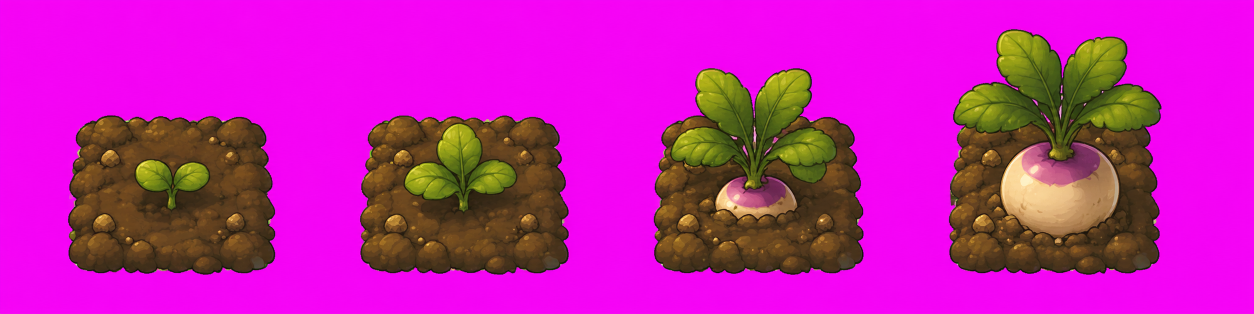
#> input picture raws/2a.png, 2508 x 627 px (shown at 1/2 size)
$ python -i extract_plants.py   (imports and definitions only)
#> lines starting #> are read from the running program, lines starting #| are printed output that depends on the picture
#!/usr/bin/env python3
"""Extract plant-only sprites from crop cells that include a soil patch.

Keeps green foliage, pale turnip bulb and purple crown pixels (plus a
dilated rim for the dark outlines); drops the brown dirt. Used until we
have purpose-generated plant-only art.

Usage:
  python3 tools/extract_plants.py raws/2a.png --grid 1x4 \
      --names plant_turnip_0,plant_turnip_1,plant_turnip_2,plant_turnip_3 \
      -o assets/sprites --size 256
"""
import argparse
import os
import sys

import numpy as np
from PIL import Image, ImageFilter

sys.path.insert(0, os.path.dirname(__file__))
from process_asset import chroma_key, trim, fit_square, hex_color


def rgb_to_hsv(arr):
    arr = arr / 255.0
    r, g, b = arr[..., 0], arr[..., 1], arr[..., 2]
    mx = arr.max(-1); mn = arr.min(-1)
    diff = mx - mn + 1e-9
    h = np.zeros_like(mx)
    m = mx == r
    h[m] = ((g - b)[m] / diff[m]) % 6
    m = mx == g
    h[m] = (b - r)[m] / diff[m] + 2
    m = mx == b
    h[m] = (r - g)[m] / diff[m] + 4
    h *= 60
    s = np.where(mx > 0, diff / (mx + 1e-9), 0)
    return h, s, mx


def plant_mask(img: Image.Image) -> Image.Image:
    a = np.asarray(img).astype(np.float64)
    alpha = a[..., 3]
    h, s, v = rgb_to_hsv(a[..., :3])
    green = (h > 45) & (h < 170) & (s > 0.18) & (v > 0.15)
    tan = (h > 15) & (h < 75) & (s > 0.12)  # dirt highlights are pale tan
    pale_bulb = (v > 0.72) & (s < 0.45) & ~tan
    purple = (h > 250) & (h < 340) & (s > 0.15) & (v > 0.3)
    mask = (green | pale_bulb | purple) & (alpha > 40)

    mask = drop_small_islands(mask, min_frac=0.002)
    m = Image.fromarray((mask * 255).astype(np.uint8))
    # close small gaps, then dilate to keep the dark outline ring
    m = m.filter(ImageFilter.MaxFilter(7)).filter(ImageFilter.MinFilter(7))
    m = m.filter(ImageFilter.MaxFilter(3))
    m = m.filter(ImageFilter.GaussianBlur(1.2))
    return m


def drop_small_islands(mask: np.ndarray, min_frac: float) -> np.ndarray:
    """Remove connected components smaller than min_frac of the image."""
    h, w = mask.shape
    min_px = int(h * w * min_frac)
    seen = np.zeros_like(mask, dtype=bool)
    out = np.zeros_like(mask, dtype=bool)
    for sy, sx in zip(*np.where(mask & ~seen)):
        if seen[sy, sx]:
            continue
        stack = [(sy, sx)]
        seen[sy, sx] = True
        comp = []
        while stack:
            y, x = stack.pop()
            comp.append((y, x))
            for ny, nx in ((y-1,x),(y+1,x),(y,x-1),(y,x+1)):
                if 0 <= ny < h and 0 <= nx < w and mask[ny, nx] and not seen[ny, nx]:
                    seen[ny, nx] = True
                    stack.append((ny, nx))
        if len(comp) >= min_px:
            for y, x in comp:
                out[y, x] = True
    return out


def main():
    p = argparse.ArgumentParser()
    p.add_argument("input")
    p.add_argument("-o", "--out", required=True)
    p.add_argument("--grid", required=True)
    p.add_argument("--names", required=True)
    p.add_argument("--key", default="FF00FF")
    p.add_argument("--size", type=int, default=256)
    args = p.parse_args()

    src = Image.open(args.input).convert("RGBA")
    key = hex_color(args.key)
    rows, cols = (int(v) for v in args.grid.lower().split("x"))
    names = args.names.split(",")
    cw, ch = src.width // cols, src.height // rows
    os.makedirs(args.out, exist_ok=True)
    for r in range(rows):
        for c in range(cols):
            cell = chroma_key(src.crop((c * cw, r * ch, (c + 1) * cw, (r + 1) * ch)), key)
            mask = plant_mask(cell)
            arr = np.asarray(cell).copy()
            arr[..., 3] = (arr[..., 3].astype(np.float64) * (np.asarray(mask) / 255.0)).astype(np.uint8)
            out = trim(Image.fromarray(arr))
            out = fit_square(out, args.size)
            path = os.path.join(args.out, names[r * cols + c] + ".png")
            out.save(path)
            print(f"wrote {path}  {out.size}")


# [2 lines not run here, left out]

>>> import cv2
>>> picture = cv2.imread('../raws/2a.png', cv2.IMREAD_GRAYSCALE)
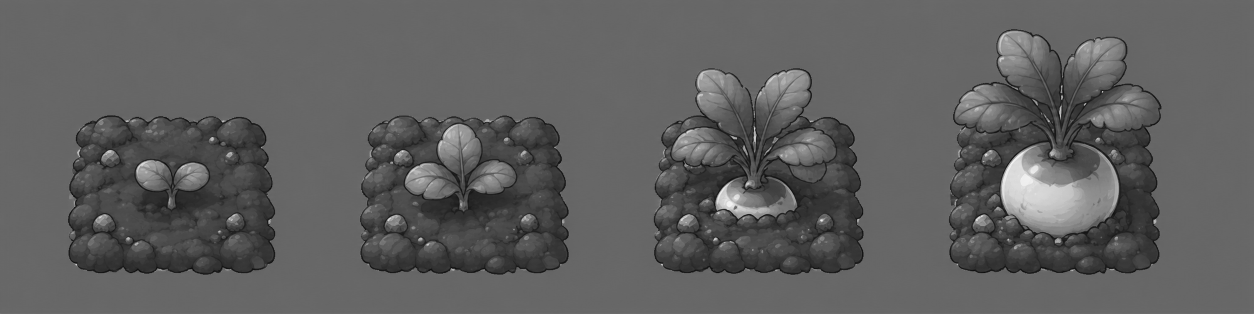
#> picture: shape (627, 2508) (shown at 1/2 size); min 3, max 248, mean 95
>>> result = plant_mask(picture)
#> in plant_mask, `alpha = a[..., 3]`: alpha = 627 values, max 108 at index 626, min 101 at index 48, mean 102.7
#> in rgb_to_hsv, `arr = arr / 255.0`: arr = 627 rows, first 8: [0.412, 0.42, 0.412], [0.404, 0.408, 0.408], [0.4, 0.408, 0.408], [0.404, 0.404, 0.408], [0.404, 0.408, 0.408], [0.4, 0.404, 0.404], [0.404, 0.408, 0.408], [0.404, 0.408, 0.408]
#> in rgb_to_hsv, `r, g, b = arr[..., 0], arr[..., 1], arr[..., 2]`: r = 627 values, max 0.459 at index 626, min 0.396 at index 16, mean 0.401; g = 627 values, max 0.427 at index 626, min 0.396 at index 48, mean 0.403; b = 627 values, max 0.427 at index 626, min 0.4 at index 16, mean 0.404
#> in rgb_to_hsv, `mx = arr.max(-1)`: mx = 627 values, max 0.459 at index 626, min 0.4 at index 16, mean 0.405
#> in rgb_to_hsv, `mn = arr.min(-1)`: mn = 627 values, max 0.427 at index 626, min 0.396 at index 16, mean 0.401
#> in rgb_to_hsv, `diff = mx - mn + 1e-9`: diff = 627 values, max 0.0314 at index 626, min 1e-09 at index 27, mean 0.00388
#> in rgb_to_hsv, `s = np.where(mx > 0, diff / (mx + 1e-9), 0)`: s = 627 values, max 0.0684 at index 626, min 2.45e-09 at index 440, mean 0.00956
#> in plant_mask, `h, s, v = rgb_to_hsv(a[..., :3])`: h = 627 values, max 270 at index 94, min 0 at index 625, mean 204.9; v has the same summary as mx in rgb_to_hsv
#> (the run stopped early here; a loop or call above may not have finished)

$ run again, on raws/1a.png
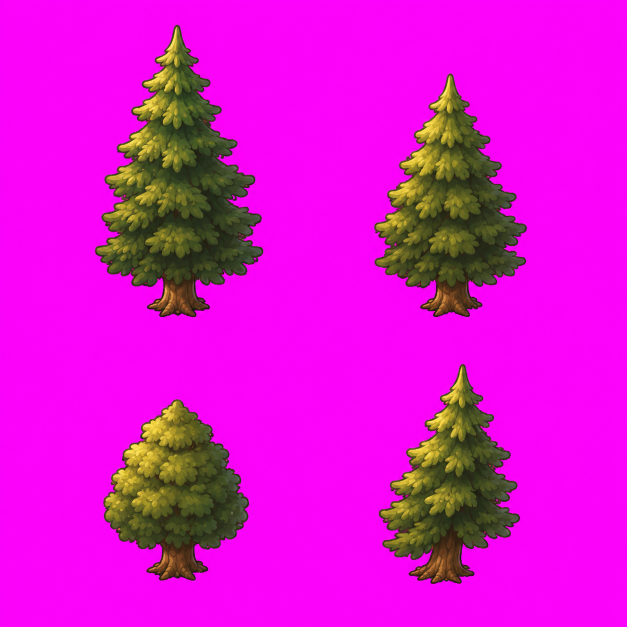
#> input picture raws/1a.png, 1254 x 1254 px (shown at 1/2 size)
#> `picture = cv2.imread('../raws/2a.png', cv2.IMREAD_GRAYSCALE)`:
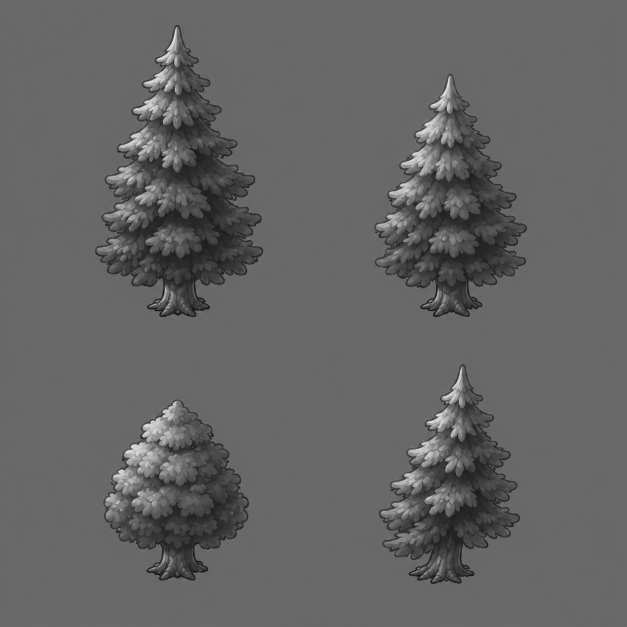
#> picture: shape (1254, 1254) (shown at 1/2 size); min 9, max 233, mean 99.9
#> alpha = 1254 values, max 110 at index 1253, min 103 at index 79, mean 104.3
#> arr = 1254 rows, first 8: [0.412, 0.42, 0.412], [0.408, 0.408, 0.408], [0.408, 0.408, 0.408], [0.404, 0.408, 0.408], [0.404, 0.408, 0.408], [0.404, 0.404, 0.408], [0.404, 0.408, 0.408], [0.408, 0.408, 0.408]
#> r = 1254 values, max 0.467 at index 1253, min 0.4 at index 40, mean 0.405; g = 1254 values, max 0.435 at index 1253, min 0.404 at index 5, mean 0.408; b = 1254 values, max 0.435 at index 1253, min 0.404 at index 40, mean 0.408
#> mx = 1254 values, max 0.467 at index 1253, min 0.404 at index 40, mean 0.409
#> mn = 1254 values, max 0.435 at index 1253, min 0.4 at index 40, mean 0.405
#> diff = 1254 values, max 0.0314 at index 1253, min 1e-09 at index 1, mean 0.00336
#> in rgb_to_hsv, `s = np.where(mx > 0, diff / (mx + 1e-9), 0)`: s = 1254 values, max 0.0672 at index 1253, min 2.43e-09 at index 58, mean 0.0082
#> in plant_mask, `h, s, v = rgb_to_hsv(a[..., :3])`: h = 1254 values, max 300 at index 243, min 0 at index 55, mean 199.7; v has the same summary as mx in rgb_to_hsv

$ run again, on raws/4a.png
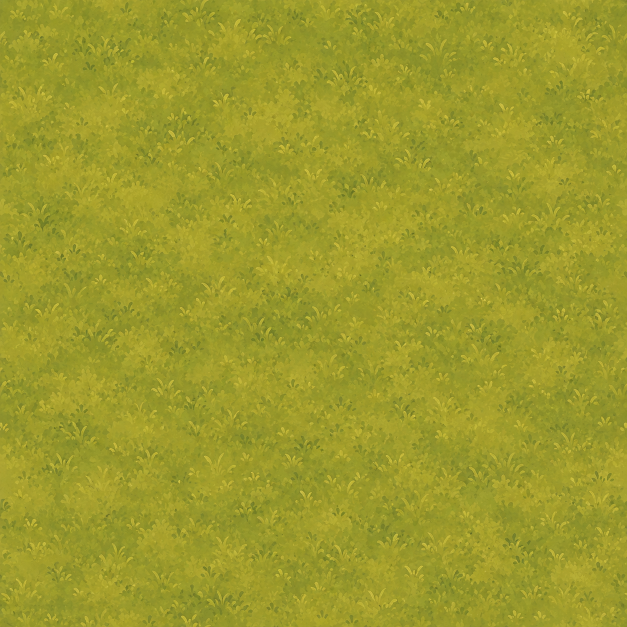
#> input picture raws/4a.png, 1254 x 1254 px (shown at 1/2 size)
#> `picture = cv2.imread('../raws/2a.png', cv2.IMREAD_GRAYSCALE)`:
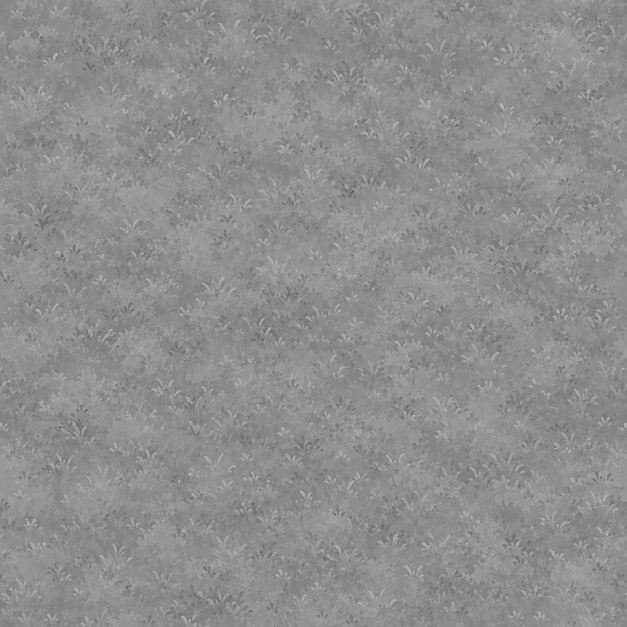
#> picture: shape (1254, 1254) (shown at 1/2 size); min 80, max 209, mean 141.9
#> alpha = 1254 values, max 182 at index 847, min 114 at index 1018, mean 142
#> arr = 1254 rows, first 8: [0.529, 0.541, 0.537], [0.537, 0.533, 0.533], [0.537, 0.537, 0.549], [0.529, 0.541, 0.541], [0.533, 0.522, 0.522], [0.533, 0.522, 0.506], [0.541, 0.541, 0.522], [0.533, 0.537, 0.533]
#> r = 1254 values, max 0.667 at index 846, min 0.439 at index 1150, mean 0.556; g = 1254 values, max 0.698 at index 846, min 0.443 at index 1150, mean 0.557; b = 1254 values, max 0.714 at index 846, min 0.443 at index 1211, mean 0.557
#> mx = 1254 values, max 0.714 at index 846, min 0.467 at index 1209, mean 0.565
#> mn = 1254 values, max 0.667 at index 846, min 0.439 at index 1150, mean 0.549
#> diff = 1254 values, max 0.184 at index 857, min 1e-09 at index 22, mean 0.0158
#> in rgb_to_hsv, `s = np.where(mx > 0, diff / (mx + 1e-9), 0)`: s = 1254 values, max 0.278 at index 857, min 1.62e-09 at index 910, mean 0.0276
#> in plant_mask, `h, s, v = rgb_to_hsv(a[..., :3])`: h = 1254 values, max 350 at index 1210, min 0 at index 1, mean 157.1; v has the same summary as mx in rgb_to_hsv

$ run again, on raws/1b.png
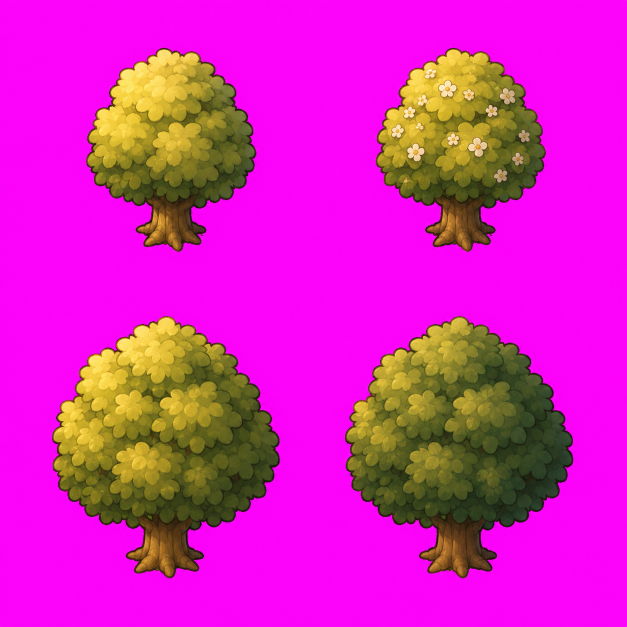
#> input picture raws/1b.png, 1254 x 1254 px (shown at 1/2 size)
#> `picture = cv2.imread('../raws/2a.png', cv2.IMREAD_GRAYSCALE)`:
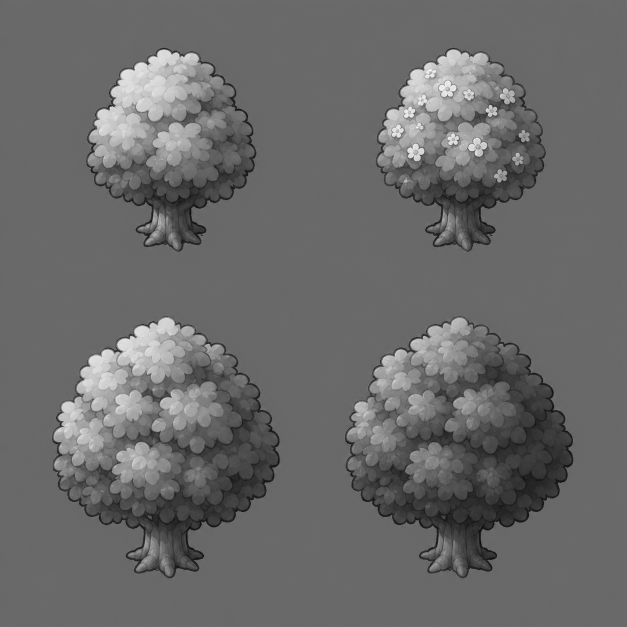
#> picture: shape (1254, 1254) (shown at 1/2 size); min 3, max 250, mean 105.6
#> alpha = 1254 values, max 111 at index 1253, min 103 at index 466, mean 104.6
#> arr = 1254 rows, first 8: [0.416, 0.42, 0.416], [0.412, 0.412, 0.412], [0.408, 0.412, 0.408], [0.408, 0.408, 0.408], [0.404, 0.408, 0.412], [0.408, 0.408, 0.412], [0.408, 0.412, 0.412], [0.408, 0.408, 0.408]
#> r = 1254 values, max 0.467 at index 1253, min 0.4 at index 447, mean 0.407; g = 1254 values, max 0.439 at index 1253, min 0.404 at index 96, mean 0.41; b = 1254 values, max 0.435 at index 1253, min 0.404 at index 447, mean 0.409
#> mx = 1254 values, max 0.467 at index 1253, min 0.404 at index 447, mean 0.41
#> mn = 1254 values, max 0.435 at index 1253, min 0.4 at index 447, mean 0.407
#> diff = 1254 values, max 0.0314 at index 1253, min 1e-09 at index 1, mean 0.00358
#> in rgb_to_hsv, `s = np.where(mx > 0, diff / (mx + 1e-9), 0)`: s = 1254 values, max 0.0672 at index 1253, min 2.43e-09 at index 1, mean 0.00872
#> in plant_mask, `h, s, v = rgb_to_hsv(a[..., :3])`: h = 1254 values, max 300 at index 890, min 0 at index 709, mean 186.5; v has the same summary as mx in rgb_to_hsv
